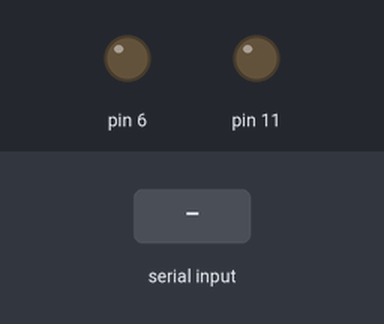
Simulated run of this sketch. Board: Arduino Uno, built with avr-gcc and run on an emulated ATmega328P. Shown: output pins drawn as LEDs (lit = HIGH). The inputs (shaded band) are chosen by the test bench.

Above: at 1.2 s.
1.3 s: "r" received over Serial
At 2.6 s:
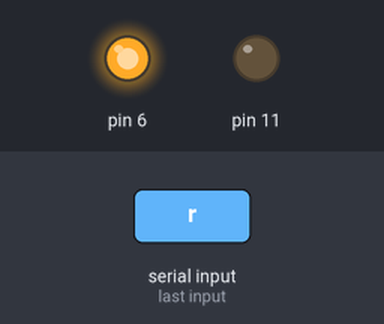
3.8 s: "g" received over Serial
At 5.7 s:
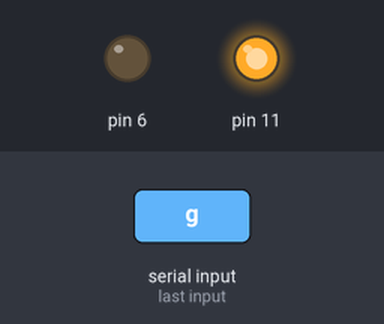
6.3 s: "1" received over Serial
At 7.6 s:
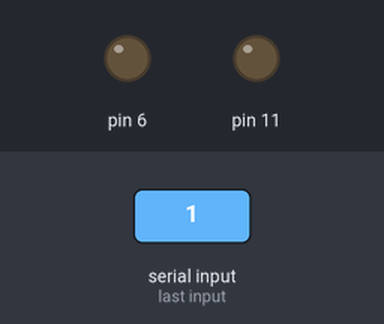
Timing chart, 0 to 9.3 s (numbered marks = the images above; inputs shaded):
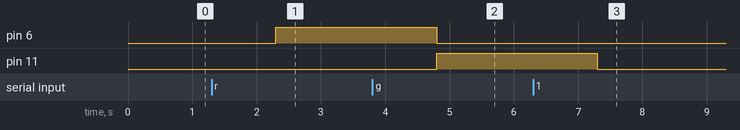

Measured:
- after the input at 1.3 s, pin 6: LOW → HIGH after 1.0 s
- after the input at 3.8 s, pin 6: HIGH → LOW after 1.0 s; pin 11: LOW → HIGH after 1.0 s
- after the input at 6.3 s, pin 11: HIGH → LOW after 1.0 s

The sketch:

iot_test.ino
```cpp
void setup() {
  // put your setup code here, to run once:
  pinMode(6,OUTPUT);
  pinMode(11,OUTPUT);
  Serial.begin(9600);
}

String choice;
void loop() {
  // put your main code here, to run repeatedly:
  if(Serial.available())
  {
    choice=Serial.readString();
    if(choice=="r")
    {digitalWrite(6,HIGH);digitalWrite(11,LOW);}
    else if(choice=="g")
    {digitalWrite(6,LOW);digitalWrite(11,HIGH);}
    else
    {digitalWrite(6,LOW);digitalWrite(11,LOW);}
  }
}
```
